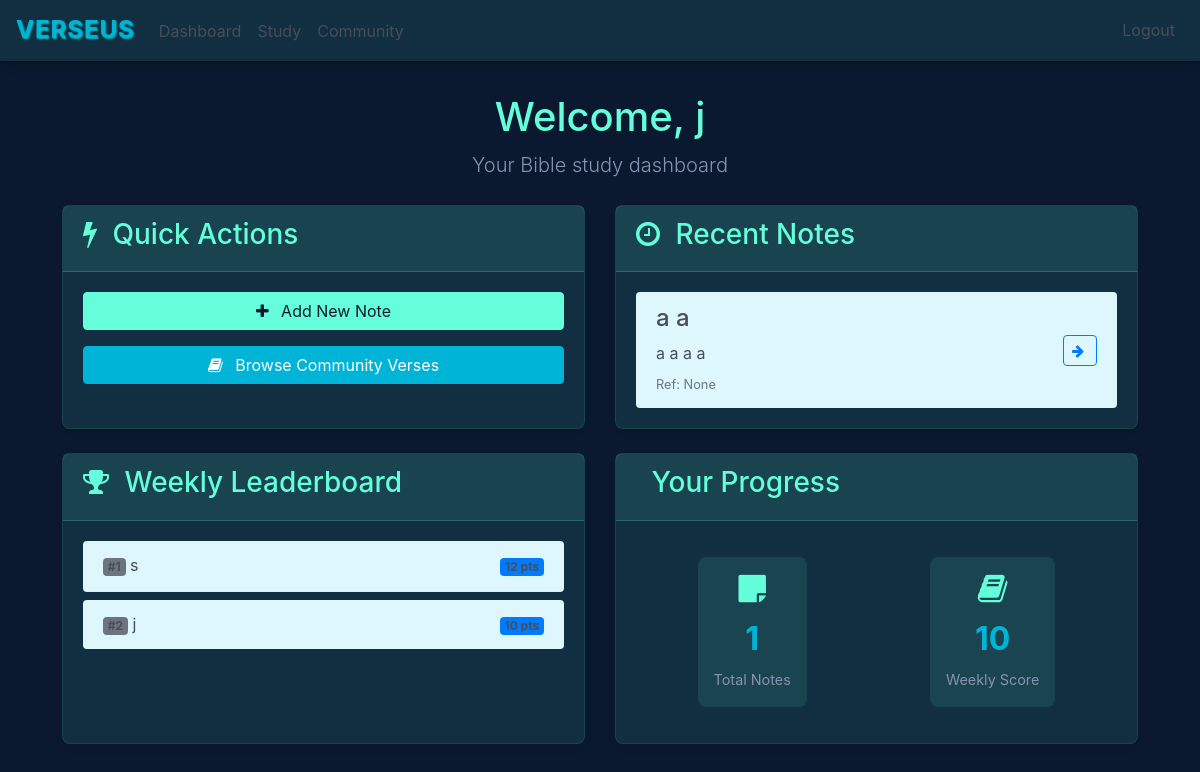
The page /home (signed in) on the database as committed earlier.
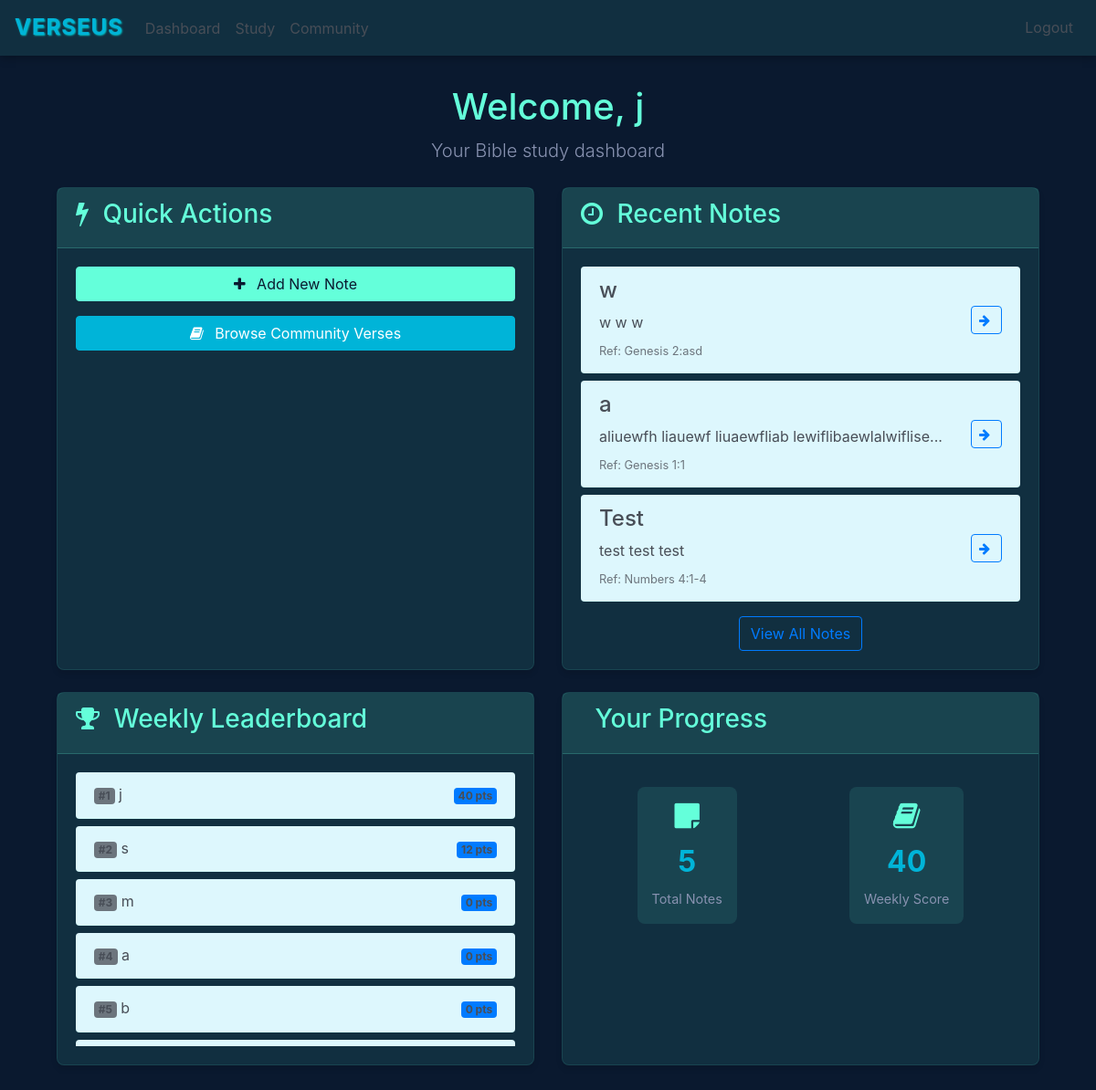
The same page on the database as committed later.
### website/models.py (models this page shows)
class Note(db.Model):
    id = db.Column(db.Integer, primary_key=True)
    title = db.Column(db.String(100), default="Untitled Verse")
    data = db.Column(db.String(500))
    date = db.Column(db.DateTime(timezone=True), default=func.now())
    user_id = db.Column(db.Integer, db.ForeignKey('user.id'))
    data_blanked = db.Column(db.String(500))
    ref = db.Column(JSON)
    word_blank_positions = db.Column(JSON)
    completions = db.Column(db.Integer, default=0)

class User(db.Model, UserMixin):
    id = db.Column(db.Integer, primary_key=True)
    email = db.Column(db.String(150), unique=True)
    first_name = db.Column(db.String(150))
    password = db.Column(db.String(150))
    score = db.Column(db.Integer)
    role = db.Column(Enum(UserRole), default=UserRole.USER)
    notes = db.relationship('Note')
    weekly_score = db.Column(db.Integer, default=0)

### website/views.py (the view)
@views.route('/home', methods=['GET'])
@login_required
def home():
    books_of_the_bible = [
    "Genesis", "Exodus", "Leviticus", "Numbers", "Deuteronomy",
    "Joshua", "Judges", "Ruth", "1 Samuel", "2 Samuel",
    "1 Kings", "2 Kings", "1 Chronicles", "2 Chronicles", "Ezra",
    "Nehemiah", "Esther", "Job", "Psalms", "Proverbs",
    "Ecclesiastes", "Song of Solomon", "Isaiah", "Jeremiah", "Lamentations",
    "Ezekiel", "Daniel", "Hosea", "Joel", "Amos",
    "Obadiah", "Jonah", "Micah", "Nahum", "Habakkuk",
    "Zephaniah", "Haggai", "Zechariah", "Malachi",
    "Matthew", "Mark", "Luke", "John", "Acts",
    "Romans", "1 Corinthians", "2 Corinthians", "Galatians", "Ephesians",
    "Philippians", "Colossians", "1 Thessalonians", "2 Thessalonians", "1 Timothy",
    "2 Timothy", "Titus", "Philemon", "Hebrews", "James",
    "1 Peter", "2 Peter", "1 John", "2 John", "3 John",
    "Jude", "Revelation"]
    users = User.query.with_entities(User.first_name, User.weekly_score).order_by(User.weekly_score.desc()).limit(10).all()
    return render_template("home.html", user=current_user, books=books_of_the_bible, users=users)

### website/templates/home.html (shortened to what the changed rows need)
{% extends "base.html" %}
{% block content %}
<div class="dashboard-header mb-4">
    <h1>Welcome, {{ user.first_name }}</h1>
    <p class="lead">Your Bible study dashboard</p>
</div>
<div class="row">
    <div class="col-md-6 mb-4">
        <div class="card h-100">
            <div class="card-body">
                {% if user.notes %}
                <div class="list-group list-group-flush">
                    {% for note in (user.notes | sort(attribute='date', reverse=true))[:3] %}
                    <div class="list-group-item">
                        <div class="d-flex justify-content-between align-items-center">
                            <div class="note-content">
                                <h4 class="verse-title">{{ note.title }}</h4>
                                <div class="note-text">{{ note.data[:50] }}{% if note.data|length > 50 %}...{% endif %}
                                </div>
                                <small class="text-muted">Ref: {{ note.ref }}</small>
                            </div>
                            <div class="note-actions">
                                <a href="/verses/{{ note.id }}" class="btn btn-sm btn-outline-primary">
                                    <i class="fa fa-arrow-right"></i>
                                </a>
                            </div>
                        </div>
                    </div>
                    {% endfor %}
                </div>
                {% if user.notes|length > 3 %}
                <div class="text-center mt-3">
                    <a href="/verses" class="btn btn-outline-primary">View All Notes</a>
                </div>
                {% endif %}
                {% else %}
                <p class="text-muted">No notes yet. Start by adding a new note!</p>
                {% endif %}
            </div>
        </div>
    </div>
    <div class="col-md-6 mb-4">
        <div class="card h-100">
            <div class="card-body">
                {% if users %}
                <div class="list-group list-group-flush leaderboard-list">
                    {% for user in users %}
                    <div class="list-group-item">
                        <div class="d-flex justify-content-between align-items-center">
                            <div class="user-info">
                                <span class="badge bg-secondary me-2">#{{ loop.index }}</span>
                                {{ user.first_name }}
                            </div>
                            <div class="score">
                                <span class="badge bg-primary">{{ user.weekly_score }} pts</span>
                            </div>
                        </div>
                    </div>
                    {% endfor %}
                </div>
                {% else %}
                <p class="text-muted">No users have scored points yet this week!</p>
                {% endif %}
            </div>
        </div>
    </div>
    <div class="col-md-6 mb-4">
        <div class="card h-100">
            <div class="card-body">
                <div class="stats-container">
                    <div class="stat-item">
                        <i class="fa fa-sticky-note"></i>
                        <div class="stat-value">{{ user.notes|length }}</div>
                        <div class="stat-label">Total Notes</div>
                    </div>
                    <div class="stat-item">
                        <i class="fa fa-book"></i>
                        <div class="stat-value">{{ user.weekly_score }}</div>
                        <div class="stat-label">Weekly Score</div>
                    </div>
                </div>
            </div>
        </div>
    </div>
</div>
{% endblock %}

Rows that differ between the two databases and show on the page:
no longer on this page (row unchanged): Note: title "a a", data "a a a a", ref "None"
changed User: weekly_score "10" → "40"
added Note: title "w", data "w w w", ref "Genesis 2:asd"
added Note: title "a", data "aliuewfh liauewf liuaewfliab lewiflibaewlalwiflise", ref "Genesis 1:1"
added Note: title "Test", data "test test test", ref "Numbers 4:1-4"
Other text that changed with them:
{{ user.notes|length }}: "1" → "5"
text now shown: "View All Notes"
new list line: "# 1 j 40 pts"
new list line: "# 3 m 0 pts"
new list line: "# 4 a 0 pts"
new list line: "# 5 b 0 pts"
list line gone: "# 2 j 10 pts"
